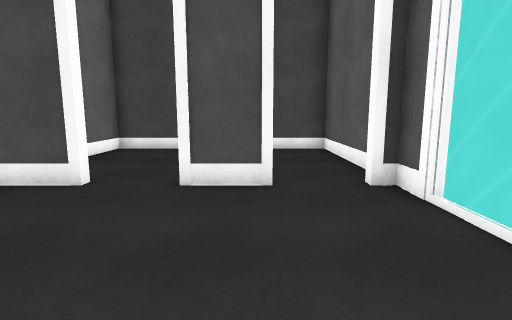
View 1 (above)

15 first-person views from a walk through a 3-D level made in the Unity game engine. The camera is 1.3 m above the floor, tilts 8° down and sees 80° across. The floor is counted in squares, 1 m on a side. Each view is taken from the middle of a square. On the plan, view 1 faces up. The plan holds only what a view shows up to about 14 squares ahead; the rest is blank. The place goes on beyond the plan. Surface patterns are stand-ins for the level's own textures.

View 2
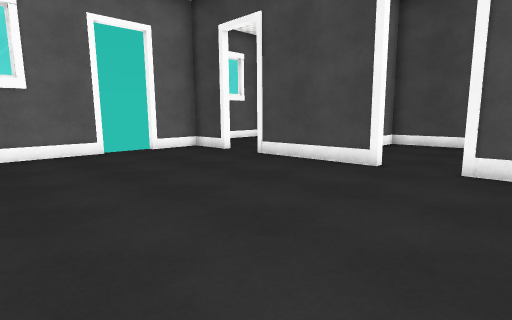

View 3
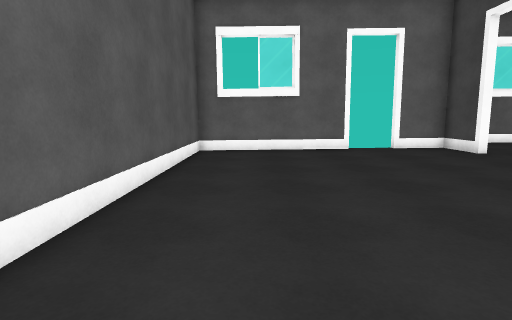

View 4
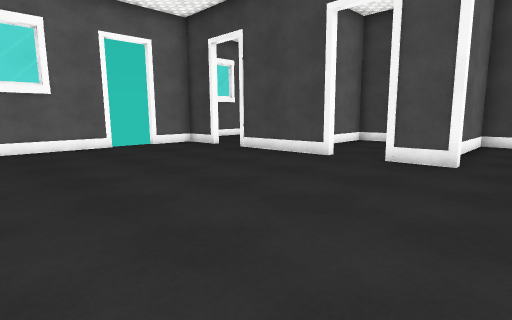

View 5
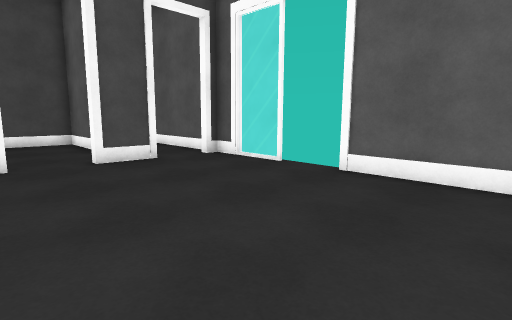

View 6
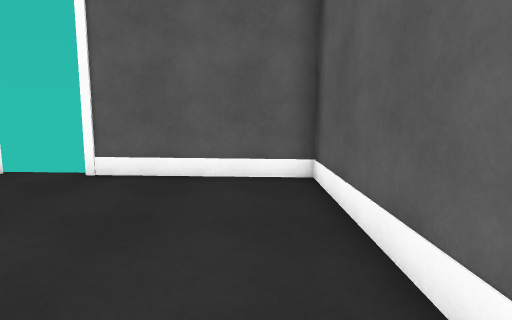

View 7
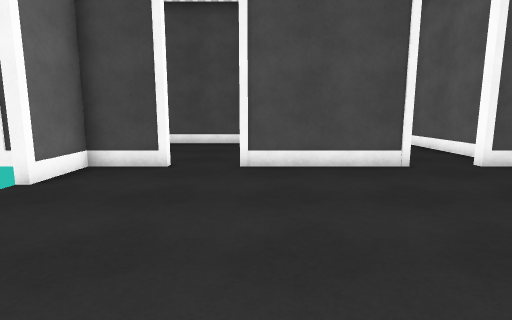

View 8
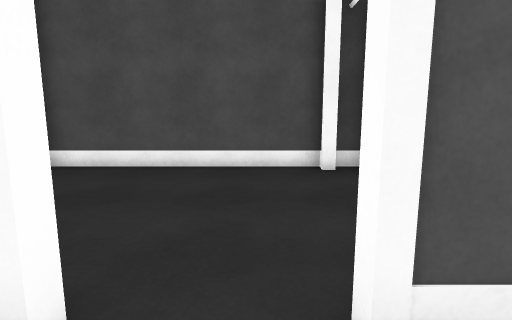

View 9
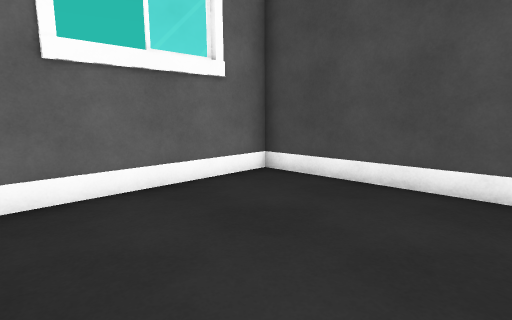

View 10
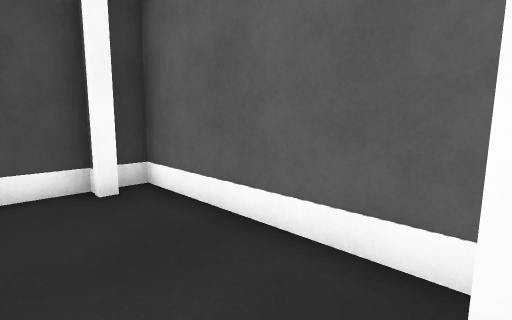

View 11
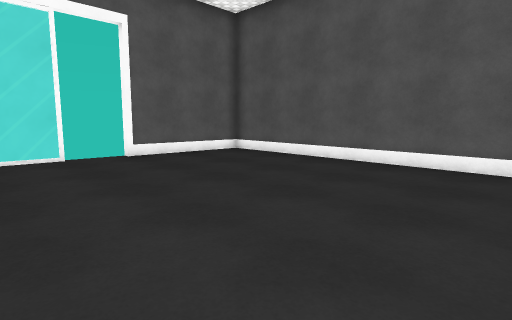

View 12
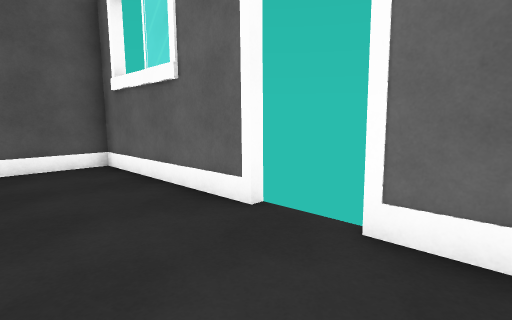

View 13
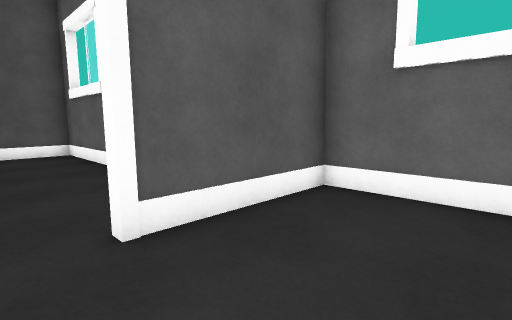

View 14
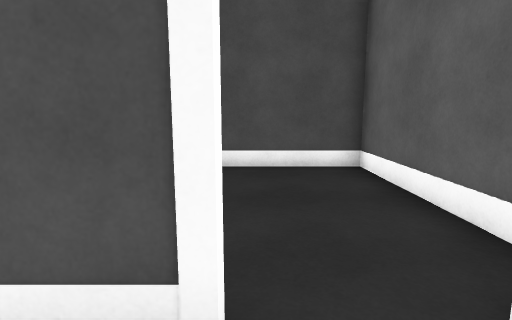

View 15
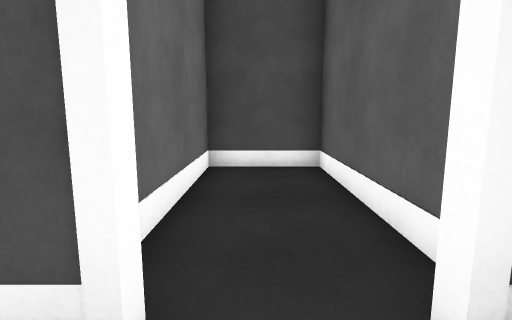

### Floor plan
Points are (right, up) in squares from view 1. A wall is a line through its corners. A room is listed if a view was taken in it or the views show most of it. See-through windows are left out.
Room 1 (views 1, 2, 3, 4, 5, 6, 7, 8, 11, 12, 14, 15)
walls: (-3.2, 5.9) (-3.2, 5.5) (-7.4, 5.5); (0.3, 5.9) (0.3, 5.5) (-1.4, 5.5) (-1.4, 5.9); (-9.2, 5.5) (-11.2, 5.5) (-11.2, 3.5); (2.6, 4.4) (2.6, 5.5) (2.1, 5.5) (2.1, 5.9); (-11.2, 1.7) (-11.2, -4.3) (2.6, -4.3) (2.6, 0.7); (2.6, 6.4) (2.6, 11.5) (-0.2, 11.5) (-0.2, 6.9)
ways out: opening at (-8.5, 6) to room 2; opening at (-2.5, 6) to room 3
Room 2 (views 9, 10, 13)
walls: (-6.4, 11) (-6.4, 11.5) (-13.2, 11.5) (-13.2, 5.4); (-7.4, 5.5) (-7.4, 5.9); (-5.4, 6.2) (-5.4, 11.5) (-6.1, 11.5); (-13.2, 5.7) (-9.2, 5.7) (-9.2, 5.5)
ways out: opening at (-8.5, 6) to room 1
Room 3 (no view inside)
walls: (-0.4, 6.9) (-0.4, 11.5) (-5.2, 11.5) (-5.2, 9)
ways out: opening at (-2.5, 6) to room 1

Where each view was taken, in squares from view 1:
view 1: 0 up, 0 right, facing up
view 2: 2 down, 0 right, facing up-left
view 3: 2 down, 1 right, facing left
view 4: 3 down, 2 right, facing up-left
view 5: 3 down, 4 left, facing up-right
view 6: 3 down, 4 left, facing right
view 7: 2 down, 7 left, facing up
view 8: 4 up, 8 left, facing up
view 9: 6 up, 8 left, facing up-left
view 10: 6 up, 8 left, facing up-right
view 11: 5 up, 8 left, facing down-right
view 12: 5 up, 8 left, facing down-left
view 13: 9 up, 8 left, facing down-left
view 14: 4 up, 3 left, facing up
view 15: 4 up, 1 right, facing up
